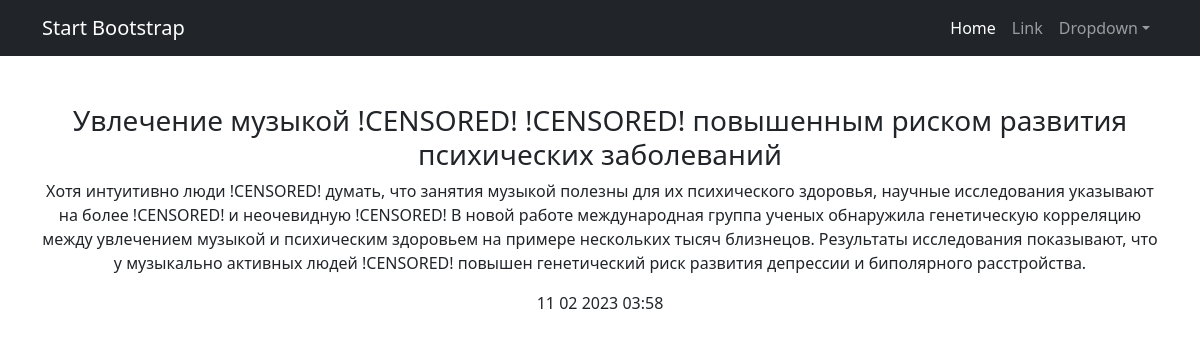
The page /news/2 on the database its author committed.
### news_paper/models.py (models this page shows, shortened)
class Post(models.Model):
    author = models.ForeignKey(Author, on_delete=models.CASCADE)
    record = models.CharField(max_length=20, help_text='Публикация', choices=[('A', 'article'), ('N', 'news')])
    date_time = models.DateTimeField(auto_now_add=True)
    category = models.ManyToManyField(Category)
    title = models.CharField(max_length=100, help_text='Заголовок статьи/новости')
    text = models.TextField(help_text='Текст статьи/новости')
    rating = models.PositiveSmallIntegerField()

### news_paper/views.py (the view)
# urls.py: path('news/<int:pk>', New.as_view(), name='new'),
class New(DetailView):
    model = Post
    template_name = 'new.html'
    context_object_name = 'new'

### news_paper/templatetags/custom_filters.py (called while the page is built)
@register.filter()
def censor(value:str):
    arr = value.split(' ')
    for index, v in enumerate(arr):
        if v.startswith('с'): arr[index] = '!CENSORED!'
    return ' '.join(arr)

### templates/new.html (shortened to what this page needs)
{% extends 'default.html' %}
{% load custom_filters %}
{% block main %}
        <h3>{{ new.title|censor }}</h3>
        <p>{{ new.text|censor }}</p>
        <p>{{ new.date_time|date:'d m Y h:i' }}</p>
{% endblock %}

### rows shown on the page
Post: title|censor "Увлечение музыкой !CENSORED! !CENSORED! повышенным риском развития психических заболеваний", text|censor "Хотя интуитивно люди !CENSORED! думать, что занятия музыкой полезны для их психического здоровья, научные исследования указывают на более !CENSORED! и неочевидную !CENSORED! В новой работе международная группа ученых обнаружила генетическую корреляцию между увлечением музыкой и психическим здоровьем на примере нескольких тысяч близнецов. Результаты исследования показывают, что у музыкально активных людей !CENSORED! повышен генетический риск развития депрессии и биполярного расстройства.", date_time "11 02 2023 03:58"
